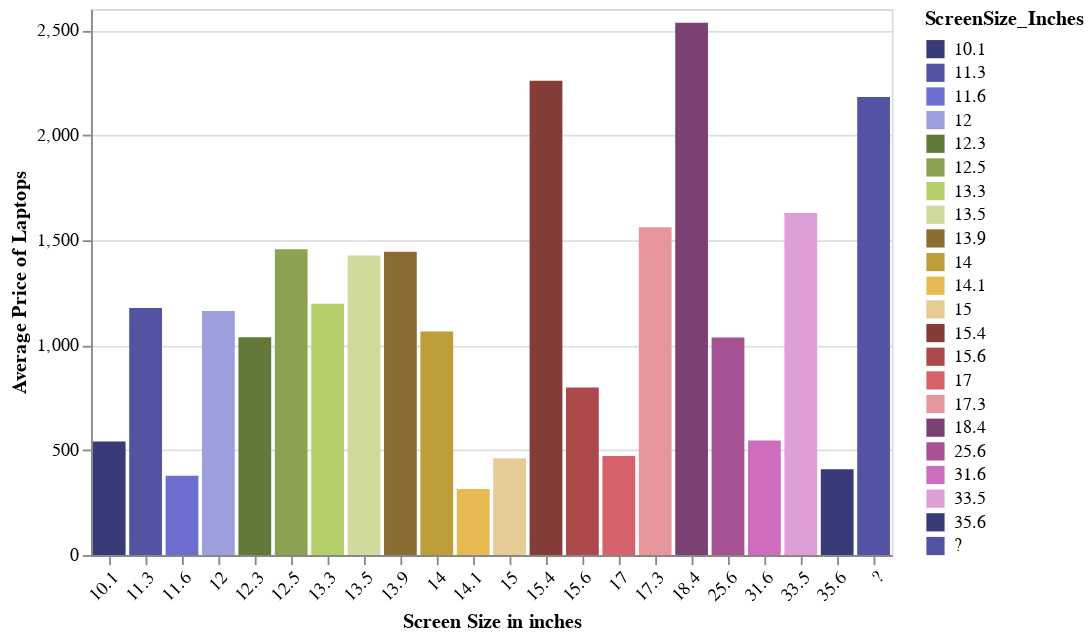

The cell this chart's notebook holds for it:
### Code cell
laptop_screen_size_avg_price = (
    laptop_train.groupby(["ScreenSize_Inches"])
        .mean(["Price_CAD"])
        .reset_index()
        .rename(columns = {"Price_CAD" : "Average Price"})
)

laptop_screen_size_plot = alt.Chart(laptop_screen_size_avg_price).mark_bar().encode(
    x=alt.X("ScreenSize_Inches")
        .title("Screen Size in inches"),
    y=alt.Y("Average Price")
        .title("Average Price of Laptops"),
    color=alt.Color("ScreenSize_Inches")
            .scale(scheme="category20b")
).configure_axisX(labelAngle=-45)
laptop_screen_size_plot

### Figure 1 — Vega-Lite specification as saved in the notebook (floating-point values rounded to 4 significant figures)
{"config": {"view": {"continuousWidth": 300, "continuousHeight": 300}, "axisX": {"labelAngle": -45}}, "data": {"name": "data-a47bdfb916a35cd98ed45887d30fc20f"}, "mark": {"type": "bar"}, "encoding": {"color": {"field": "ScreenSize_Inches", "scale": {"scheme": "category20b"}, "type": "nominal"}, "x": {"field": "ScreenSize_Inches", "title": "Screen Size in inches", "type": "nominal"}, "y": {"field": "Average Price", "title": "Average Price of Laptops", "type": "quantitative"}}, "$schema": "https://vega.github.io/schema/vega-lite/v5.15.1.json", "datasets": {"data-a47bdfb916a35cd98ed45887d30fc20f": [{"ScreenSize_Inches": "10.1", "Average Price": 541.3}, {"ScreenSize_Inches": "11.3", "Average Price": 1177.0}, {"ScreenSize_Inches": "11.6", "Average Price": 378.0}, {"ScreenSize_Inches": "12", "Average Price": 1162.0}, {"ScreenSize_Inches": "12.3", "Average Price": 1038.0}, {"ScreenSize_Inches": "12.5", "Average Price": 1456.0}, {"ScreenSize_Inches": "13.3", "Average Price": 1197.0}, {"ScreenSize_Inches": "13.5", "Average Price": 1427.0}, {"ScreenSize_Inches": "13.9", "Average Price": 1445.0}, {"ScreenSize_Inches": "14", "Average Price": 1064.0}, {"ScreenSize_Inches": "14.1", "Average Price": 315.2}, {"ScreenSize_Inches": "15", "Average Price": 461.0}, {"ScreenSize_Inches": "15.4", "Average Price": 2259.0}, {"ScreenSize_Inches": "15.6", "Average Price": 798.3}, {"ScreenSize_Inches": "17", "Average Price": 471.8}, {"ScreenSize_Inches": "17.3", "Average Price": 1561.0}, {"ScreenSize_Inches": "18.4", "Average Price": 2535.0}, {"ScreenSize_Inches": "25.6", "Average Price": 1037.0}, {"ScreenSize_Inches": "31.6", "Average Price": 546.2}, {"ScreenSize_Inches": "33.5", "Average Price": 1629.0}, {"ScreenSize_Inches": "35.6", "Average Price": 409.1}, {"ScreenSize_Inches": "?", "Average Price": 2181.0}]}}
